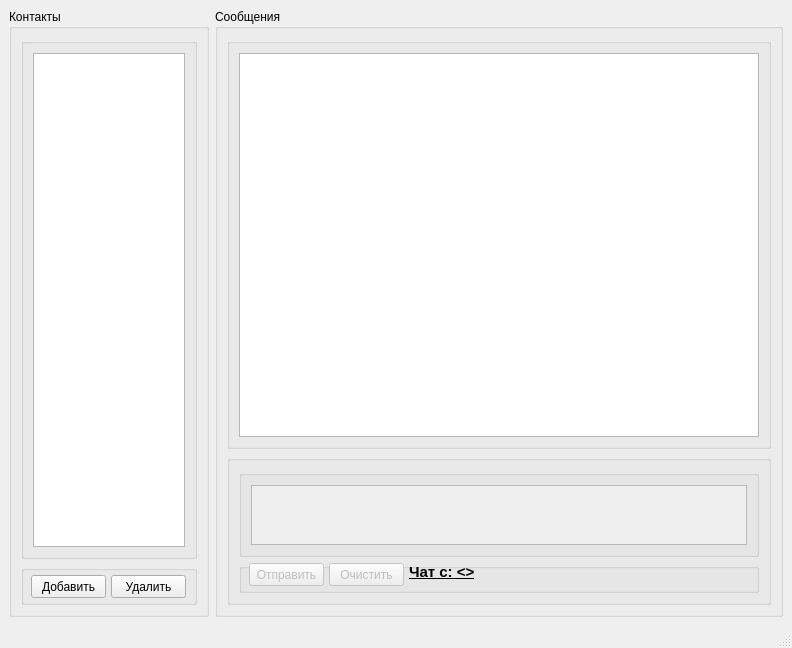
<?xml version="1.0" encoding="UTF-8"?>
<ui version="4.0">
 <class>MainWindow</class>
 <widget class="QMainWindow" name="MainWindow">
  <property name="geometry">
   <rect>
    <x>0</x>
    <y>0</y>
    <width>792</width>
    <height>648</height>
   </rect>
  </property>
  <property name="windowTitle">
   <string>Monsterchat client</string>
  </property>
  <widget class="QWidget" name="centralwidget">
   <layout class="QHBoxLayout" name="horizontalLayout">
    <item>
     <widget class="QGroupBox" name="groupBox">
      <property name="minimumSize">
       <size>
        <width>200</width>
        <height>0</height>
       </size>
      </property>
      <property name="maximumSize">
       <size>
        <width>200</width>
        <height>16777215</height>
       </size>
      </property>
      <property name="title">
       <string>Контакты</string>
      </property>
      <layout class="QVBoxLayout" name="verticalLayout_2">
       <item>
        <widget class="QGroupBox" name="groupBox_7">
         <property name="title">
          <string/>
         </property>
         <layout class="QGridLayout" name="gridLayout_4">
          <item row="0" column="0">
           <widget class="QTableView" name="table_contacts"/>
          </item>
         </layout>
        </widget>
       </item>
       <item>
        <widget class="QGroupBox" name="groupBox_5">
         <property name="minimumSize">
          <size>
           <width>0</width>
           <height>40</height>
          </size>
         </property>
         <property name="maximumSize">
          <size>
           <width>16777215</width>
           <height>40</height>
          </size>
         </property>
         <property name="title">
          <string/>
         </property>
         <widget class="QPushButton" name="pushButton_add_contact">
          <property name="geometry">
           <rect>
            <x>10</x>
            <y>10</y>
            <width>75</width>
            <height>23</height>
           </rect>
          </property>
          <property name="text">
           <string>Добавить</string>
          </property>
         </widget>
         <widget class="QPushButton" name="pushButton_del_contact">
          <property name="geometry">
           <rect>
            <x>90</x>
            <y>10</y>
            <width>75</width>
            <height>23</height>
           </rect>
          </property>
          <property name="text">
           <string>Удалить</string>
          </property>
         </widget>
        </widget>
       </item>
      </layout>
     </widget>
    </item>
    <item>
     <widget class="QGroupBox" name="groupBox_2">
      <property name="title">
       <string>Сообщения</string>
      </property>
      <layout class="QVBoxLayout" name="verticalLayout">
       <item>
        <widget class="QGroupBox" name="groupBox_6">
         <property name="title">
          <string/>
         </property>
         <layout class="QGridLayout" name="gridLayout_2">
          <item row="0" column="0">
           <widget class="QTableView" name="table_messages">
            <property name="enabled">
             <bool>true</bool>
            </property>
           </widget>
          </item>
         </layout>
        </widget>
       </item>
       <item>
        <widget class="QGroupBox" name="groupBox_3">
         <property name="minimumSize">
          <size>
           <width>0</width>
           <height>150</height>
          </size>
         </property>
         <property name="maximumSize">
          <size>
           <width>16777215</width>
           <height>150</height>
          </size>
         </property>
         <property name="title">
          <string/>
         </property>
         <layout class="QGridLayout" name="gridLayout">
          <item row="0" column="0">
           <widget class="QGroupBox" name="groupBox_8">
            <property name="title">
             <string/>
            </property>
            <layout class="QGridLayout" name="gridLayout_3">
             <item row="0" column="0">
              <widget class="QTextEdit" name="textEdit_message">
               <property name="enabled">
                <bool>false</bool>
               </property>
              </widget>
             </item>
            </layout>
           </widget>
          </item>
          <item row="1" column="0">
           <widget class="QGroupBox" name="groupBox_4">
            <property name="minimumSize">
             <size>
              <width>0</width>
              <height>30</height>
             </size>
            </property>
            <property name="maximumSize">
             <size>
              <width>16777215</width>
              <height>30</height>
             </size>
            </property>
            <property name="title">
             <string/>
            </property>
            <widget class="QPushButton" name="pushButton_clear">
             <property name="enabled">
              <bool>false</bool>
             </property>
             <property name="geometry">
              <rect>
               <x>90</x>
               <y>0</y>
               <width>75</width>
               <height>23</height>
              </rect>
             </property>
             <property name="text">
              <string>Очистить</string>
             </property>
            </widget>
            <widget class="QPushButton" name="pushButton_send">
             <property name="enabled">
              <bool>false</bool>
             </property>
             <property name="geometry">
              <rect>
               <x>10</x>
               <y>0</y>
               <width>75</width>
               <height>23</height>
              </rect>
             </property>
             <property name="text">
              <string>Отправить</string>
             </property>
            </widget>
            <widget class="QLabel" name="label_chat">
             <property name="geometry">
              <rect>
               <x>170</x>
               <y>0</y>
               <width>341</width>
               <height>16</height>
              </rect>
             </property>
             <property name="font">
              <font>
               <pointsize>11</pointsize>
               <weight>75</weight>
               <bold>true</bold>
               <underline>true</underline>
              </font>
             </property>
             <property name="text">
              <string>Чат с:  &lt;&gt;</string>
             </property>
            </widget>
           </widget>
          </item>
         </layout>
        </widget>
       </item>
      </layout>
     </widget>
    </item>
   </layout>
  </widget>
  <widget class="QMenuBar" name="menubar">
   <property name="geometry">
    <rect>
     <x>0</x>
     <y>0</y>
     <width>792</width>
     <height>21</height>
    </rect>
   </property>
  </widget>
  <widget class="QStatusBar" name="statusbar"/>
 </widget>
 <resources/>
 <connections/>
</ui>
